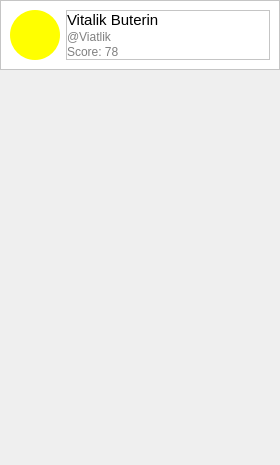
                    <widget class="QWidget" name="scrollAreaWidgetContents_2">
                     <property name="geometry">
                      <rect>
                       <x>0</x>
                       <y>0</y>
                       <width>280</width>
                       <height>465</height>
                      </rect>
                     </property>
                     <layout class="QVBoxLayout" name="verticalLayout_6">
                      <property name="spacing">
                       <number>0</number>
                      </property>
                      <property name="leftMargin">
                       <number>0</number>
                      </property>
                      <property name="topMargin">
                       <number>0</number>
                      </property>
                      <property name="rightMargin">
                       <number>0</number>
                      </property>
                      <property name="bottomMargin">
                       <number>0</number>
                      </property>
                      <item>
                       <widget class="QFrame" name="frame_6">
                        <property name="sizePolicy">
                         <sizepolicy hsizetype="Expanding" vsizetype="Maximum">
                          <horstretch>0</horstretch>
                          <verstretch>0</verstretch>
                         </sizepolicy>
                        </property>
                        <property name="minimumSize">
                         <size>
                          <width>280</width>
                          <height>0</height>
                         </size>
                        </property>
                        <property name="maximumSize">
                         <size>
                          <width>0</width>
                          <height>16777215</height>
                         </size>
                        </property>
                        <property name="styleSheet">
                         <string notr="true">background-color: white</string>
                        </property>
                        <property name="frameShape">
                         <enum>QFrame::StyledPanel</enum>
                        </property>
                        <property name="frameShadow">
                         <enum>QFrame::Raised</enum>
                        </property>
                        <layout class="QHBoxLayout" name="horizontalLayout_8">
                         <item>
                          <widget class="QLabel" name="v_label">
                           <property name="sizePolicy">
                            <sizepolicy hsizetype="Fixed" vsizetype="Fixed">
                             <horstretch>0</horstretch>
                             <verstretch>0</verstretch>
                            </sizepolicy>
                           </property>
                           <property name="minimumSize">
                            <size>
                             <width>50</width>
                             <height>50</height>
                            </size>
                           </property>
                           <property name="maximumSize">
                            <size>
                             <width>50</width>
                             <height>50</height>
                            </size>
                           </property>
                           <property name="styleSheet">
                            <string notr="true">border-radius: 25px;
border: 2px;
border-color: red;
background-color: yellow;</string>
                           </property>
                           <property name="text">
                            <string/>
                           </property>
                          </widget>
                         </item>
                         <item>
                          <widget class="QFrame" name="frame_7">
                           <property name="sizePolicy">
                            <sizepolicy hsizetype="Minimum" vsizetype="Maximum">
                             <horstretch>0</horstretch>
                             <verstretch>0</verstretch>
                            </sizepolicy>
                           </property>
                           <property name="minimumSize">
                            <size>
                             <width>0</width>
                             <height>50</height>
                            </size>
                           </property>
                           <property name="frameShape">
                            <enum>QFrame::StyledPanel</enum>
                           </property>
                           <property name="frameShadow">
                            <enum>QFrame::Raised</enum>
                           </property>
                           <layout class="QVBoxLayout" name="verticalLayout_7">
                            <property name="spacing">
                             <number>0</number>
                            </property>
                            <property name="leftMargin">
                             <number>0</number>
                            </property>
                            <property name="topMargin">
                             <number>0</number>
                            </property>
                            <property name="rightMargin">
                             <number>0</number>
                            </property>
                            <property name="bottomMargin">
                             <number>0</number>
                            </property>
                            <item>
                             <widget class="QLabel" name="label_5">
                              <property name="sizePolicy">
                               <sizepolicy hsizetype="Expanding" vsizetype="Preferred">
                                <horstretch>0</horstretch>
                                <verstretch>0</verstretch>
                               </sizepolicy>
                              </property>
                              <property name="styleSheet">
                               <string notr="true">font-size: 15px;</string>
                              </property>
                              <property name="text">
                               <string>Vitalik Buterin</string>
                              </property>
                             </widget>
                            </item>
                            <item>
                             <widget class="QLabel" name="label_6">
                              <property name="sizePolicy">
                               <sizepolicy hsizetype="Expanding" vsizetype="Preferred">
                                <horstretch>0</horstretch>
                                <verstretch>0</verstretch>
                               </sizepolicy>
                              </property>
                              <property name="styleSheet">
                               <string notr="true">color: grey;</string>
                              </property>
                              <property name="text">
                               <string>@Viatlik</string>
                              </property>
                             </widget>
                            </item>
                            <item>
                             <widget class="QLabel" name="label_14">
                              <property name="styleSheet">
                               <string notr="true">color: grey;</string>
                              </property>
                              <property name="text">
                               <string>Score: 78</string>
                              </property>
                             </widget>
                            </item>
                           </layout>
                          </widget>
                         </item>
                        </layout>
                       </widget>
                      </item>
                      <item>
                       <spacer name="verticalSpacer_2">
                        <property name="orientation">
                         <enum>Qt::Vertical</enum>
                        </property>
                        <property name="sizeHint" stdset="0">
                         <size>
                          <width>20</width>
                          <height>40</height>
                         </size>
                        </property>
                       </spacer>
                      </item>
                     </layout>
                    </widget>
